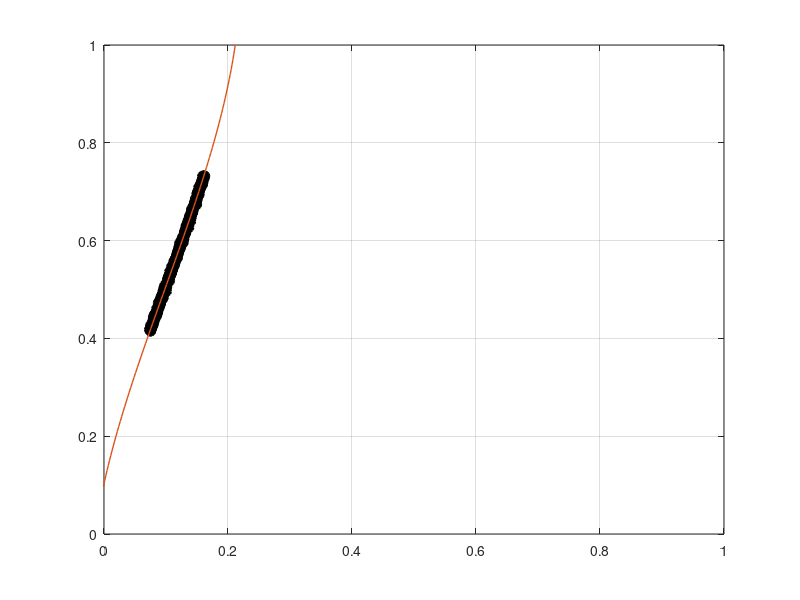

The MATLAB script that drew this image:
function p = ps_bp5()
Ia=[0.414803,0.415125,0.417606,0.417669,0.417843,0.418537,0.418261,0.419052,0.419113,0.418495,0.421964,0.418895,0.423966,0.422597,0.425018,0.424886,0.427306,0.426229,0.423023,0.427086,0.429063,0.429826,0.427162,0.430307,0.428612,0.429416,0.432154,0.433991,0.433584,0.435536,0.433694,0.434304,0.437402,0.439113,0.436943,0.440772,0.437673,0.440975,0.443069,0.443045,0.442240,0.445336,0.443286,0.443619,0.448466,0.447459,0.445250,0.449295,0.448295,0.450902,0.449948,0.452210,0.451792,0.450419,0.452886,0.451308,0.453514,0.453793,0.456989,0.456690,0.458290,0.458703,0.460594,0.460551,0.460362,0.463816,0.462263,0.460326,0.464456,0.466176,0.464328,0.465882,0.466310,0.470603,0.468241,0.469178,0.467789,0.471115,0.472945,0.476262,0.474763,0.472523,0.471661,0.473735,0.475487,0.475029,0.476215,0.478703,0.476680,0.479294,0.479843,0.482199,0.480760,0.483347,0.483797,0.483667,0.485027,0.486503,0.486454,0.488355,0.490653,0.488168,0.492221,0.490217,0.491076,0.491027,0.495753,0.496125,0.496600,0.492852,0.496266,0.496313,0.495344,0.498437,0.500144,0.500005,0.498990,0.502875,0.501951,0.503713,0.504366,0.505306,0.508660,0.505867,0.505609,0.507249,0.508425,0.507607,0.510899,0.510906,0.514167,0.513906,0.514568,0.517436,0.515102,0.514867,0.519926,0.516897,0.517686,0.519922,0.521050,0.521181,0.521453,0.519597,0.521620,0.523326,0.526414,0.528044,0.527474,0.527908,0.525780,0.530562,0.529274,0.532005,0.530283,0.531105,0.534002,0.534424,0.534281,0.536943,0.533223,0.536637,0.536930,0.539747,0.541018,0.541348,0.540345,0.542463,0.543842,0.541513,0.543348,0.543530,0.546551,0.548757,0.548175,0.548261,0.548274,0.548635,0.552427,0.551550,0.552938,0.552319,0.553662,0.554197,0.555949,0.555593,0.557387,0.558372,0.558507,0.561104,0.562551,0.560520,0.560935,0.559888,0.564829,0.567141,0.563928,0.565532,0.567865,0.567761,0.569863,0.569750,0.571775,0.571269,0.572829,0.573614,0.576281,0.575041,0.575854,0.577646,0.576376,0.575987,0.581437,0.578565,0.580271,0.582218,0.580090,0.579813,0.584708,0.585326,0.585152,0.587025,0.586005,0.586975,0.588481,0.589882,0.589082,0.590784,0.589693,0.594579,0.593931,0.594176,0.593909,0.594255,0.596852,0.599208,0.597350,0.601643,0.600035,0.602281,0.602639,0.604688,0.601316,0.605482,0.604836,0.605725,0.607652,0.607645,0.608319,0.610456,0.610609,0.614473,0.614286,0.611793,0.614348,0.616416,0.617709,0.616310,0.616948,0.617681,0.619784,0.621423,0.616035,0.623898,0.620781,0.623384,0.624194,0.625416,0.627742,0.626244,0.626669,0.625512,0.629256,0.629335,0.628677,0.630227,0.630457,0.633289,0.634275,0.634551,0.637528,0.636609,0.634743,0.636693,0.639343,0.639135,0.640087,0.642247,0.640518,0.643784,0.646059,0.643701,0.645474,0.648168,0.644697,0.646665,0.647524,0.648157,0.650808,0.655474,0.652495,0.653035,0.654450,0.656467,0.655323,0.657420,0.658275,0.658237,0.656573,0.659593,0.659378,0.660487,0.660465,0.664508,0.663782,0.663738,0.665363,0.664781,0.666364,0.668225,0.669381,0.670973,0.670493,0.673334,0.673485,0.675250,0.673578,0.675225,0.675479,0.676302,0.676582,0.675375,0.678918,0.678414,0.680737,0.680353,0.678745,0.685974,0.683398,0.683472,0.683204,0.684946,0.686578,0.686436,0.688098,0.689321,0.691294,0.692438,0.692669,0.694019,0.693132,0.691671,0.694799,0.697289,0.696550,0.696591,0.699007,0.699815,0.698822,0.699876,0.700440,0.700517,0.705176,0.703189,0.705012,0.704939,0.708041,0.708702,0.707722,0.709200,0.712651,0.712108,0.711964,0.712331,0.714105,0.714595,0.715312,0.713653,0.712505,0.717452,0.719406,0.717749,0.719575,0.720300,0.722687,0.724154,0.723224,0.723824,0.723827,0.724844,0.724254,0.725603,0.728060,0.727787,0.729191,0.728816,0.731180,0.731858,0.732050,0.732906,];
Ie=[0.075112,0.075119,0.073505,0.075737,0.074601,0.075394,0.074926,0.074461,0.076316,0.073754,0.074698,0.075993,0.077169,0.076343,0.076714,0.075303,0.075373,0.076883,0.077586,0.077914,0.077456,0.079569,0.078936,0.079180,0.077795,0.078884,0.078770,0.079006,0.078871,0.078857,0.079339,0.080582,0.079485,0.079435,0.081074,0.081187,0.080046,0.082577,0.082413,0.081354,0.080599,0.083792,0.079600,0.082042,0.085444,0.080893,0.084311,0.082978,0.081497,0.084745,0.083712,0.085570,0.083207,0.082692,0.085840,0.084950,0.084174,0.086738,0.085448,0.086270,0.085624,0.086632,0.084768,0.086971,0.087604,0.087306,0.088843,0.086735,0.086699,0.088891,0.087516,0.089500,0.088588,0.089837,0.089541,0.090215,0.088603,0.091359,0.090782,0.091904,0.089903,0.087528,0.089586,0.088637,0.089206,0.090129,0.091282,0.091662,0.089988,0.093447,0.091639,0.091224,0.094292,0.095604,0.094288,0.093450,0.095409,0.092489,0.093836,0.094892,0.094284,0.094066,0.095182,0.096015,0.095166,0.096409,0.094977,0.100780,0.096819,0.096174,0.096709,0.096514,0.098487,0.097843,0.097976,0.098368,0.096163,0.096565,0.098124,0.097010,0.099594,0.101003,0.099390,0.098759,0.101210,0.099576,0.097908,0.099674,0.100531,0.100269,0.102152,0.101502,0.103554,0.102971,0.101516,0.102741,0.104715,0.103516,0.105808,0.103282,0.103107,0.102383,0.103645,0.104636,0.104638,0.105626,0.103950,0.106557,0.105464,0.106819,0.104086,0.105577,0.107344,0.107122,0.106411,0.106293,0.108199,0.108897,0.108927,0.105908,0.108458,0.108771,0.106710,0.108572,0.110022,0.110814,0.110438,0.109198,0.110727,0.108568,0.110423,0.109949,0.108934,0.110582,0.112536,0.113063,0.111128,0.112913,0.112065,0.113178,0.112842,0.113726,0.112982,0.113576,0.114868,0.114160,0.112613,0.113832,0.114275,0.115229,0.114827,0.115876,0.116134,0.114144,0.115996,0.117888,0.117852,0.118592,0.116950,0.117013,0.117138,0.117699,0.118942,0.119364,0.119264,0.117806,0.118592,0.118884,0.119212,0.119883,0.119901,0.120523,0.121956,0.119225,0.120902,0.120279,0.120693,0.120479,0.122859,0.120658,0.123234,0.121150,0.121981,0.123082,0.123134,0.121756,0.122020,0.122986,0.122942,0.126845,0.125304,0.124644,0.124129,0.121852,0.128063,0.124085,0.123896,0.126461,0.125560,0.126335,0.127187,0.125937,0.127938,0.128344,0.129172,0.127304,0.127057,0.128370,0.128610,0.129451,0.129320,0.129917,0.129250,0.129114,0.131032,0.131860,0.130311,0.130832,0.130388,0.130282,0.130322,0.131961,0.131719,0.132094,0.132018,0.132293,0.131869,0.134055,0.133050,0.134809,0.136921,0.132635,0.134191,0.132133,0.135781,0.132772,0.135371,0.135426,0.135288,0.136910,0.136441,0.137067,0.134212,0.135316,0.139947,0.135976,0.135354,0.138852,0.135864,0.137983,0.139393,0.137037,0.139002,0.140713,0.138443,0.137960,0.137443,0.140691,0.138212,0.140926,0.140247,0.140562,0.141668,0.142040,0.139895,0.141718,0.142297,0.143343,0.142467,0.141175,0.140811,0.141799,0.142493,0.142732,0.144117,0.141094,0.142551,0.143570,0.144158,0.144892,0.143785,0.145267,0.144258,0.146332,0.149183,0.149505,0.146295,0.147575,0.146168,0.146196,0.145756,0.146016,0.146623,0.147730,0.148598,0.148145,0.147260,0.149510,0.150299,0.148316,0.147278,0.147235,0.150299,0.149379,0.149795,0.150560,0.150674,0.150556,0.151678,0.150101,0.153200,0.150510,0.149758,0.152562,0.153630,0.150241,0.151358,0.152260,0.151346,0.151835,0.153528,0.151317,0.154847,0.152744,0.154674,0.153863,0.155375,0.152670,0.155109,0.156094,0.155644,0.157253,0.155502,0.154981,0.158566,0.155914,0.158773,0.155171,0.154829,0.158911,0.156818,0.157847,0.157773,0.159867,0.158031,0.158250,0.159083,0.158652,0.159911,0.159212,0.158610,0.159997,0.161772,0.159386,0.160786,0.160277,0.158730,0.161129,0.162677,0.160508,];
p=polyfit(Ia,Ie,3);
xi = 0:0.01:1;
yi = polyval(p,xi);
plot(Ie, Ia,'o','LineWidth',2,'Color',[0 0 0]);
hold on;
plot(yi,xi,'LineWidth',1);
axis([0,1,0,1]);
grid on;
hold off;